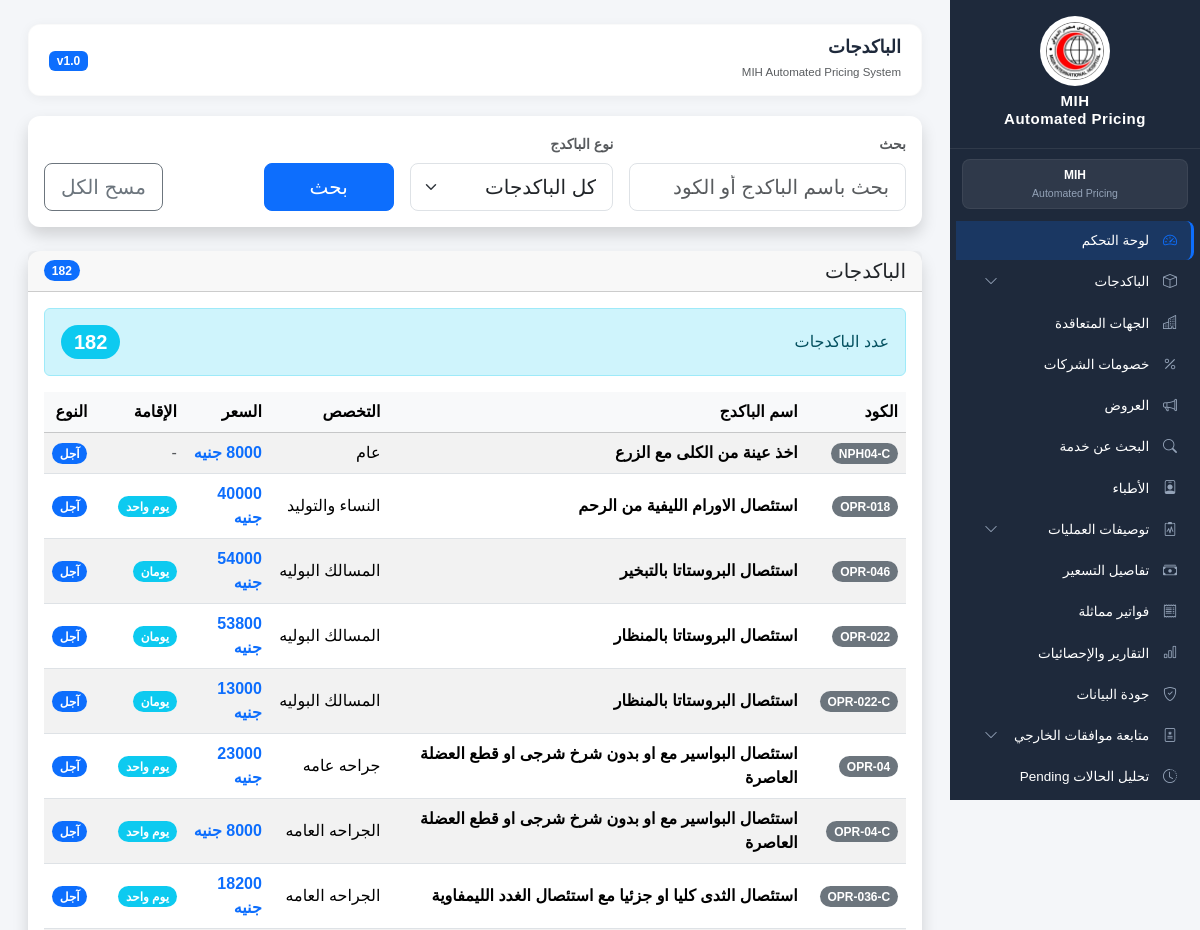
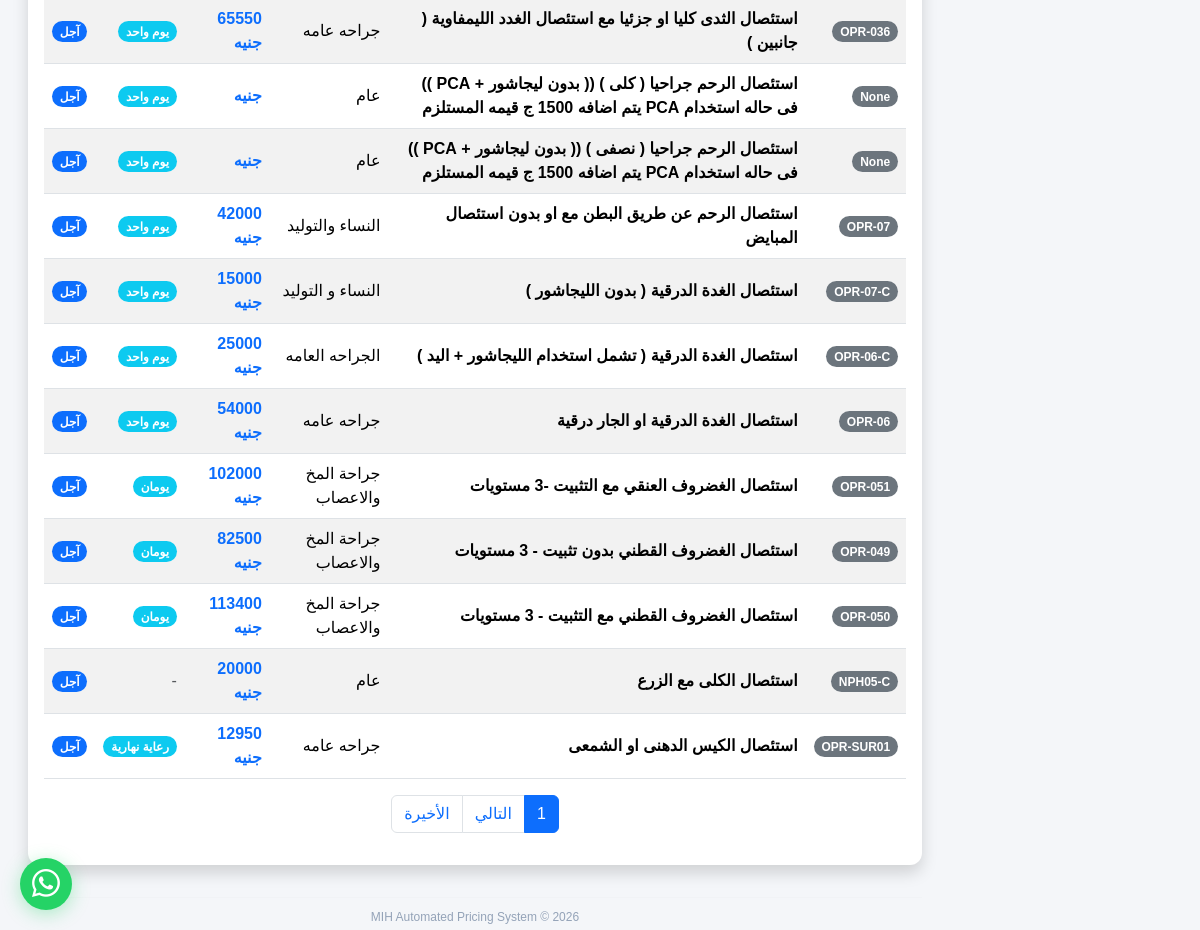
Page /packages/ on the committed database (2 pictures, top to bottom).
### medical_catalog/models.py (models this page shows, shortened)
class Package(models.Model):
    entity = models.ForeignKey(
        'contracts.ContractEntity',  # ✅ استخدم اسم التطبيق بالكامل
        on_delete=models.CASCADE,
        related_name="packages",
        null=True,
        blank=True,
        verbose_name="الجهة المتعاقدة"
    )
    specialty = models.ForeignKey(
        Specialty,
        on_delete=models.PROTECT,
        related_name="packages"
    )
    procedure = models.ForeignKey(
        Procedure,
        on_delete=models.SET_NULL,
        null=True,
        blank=True,
        related_name="packages"
    )
    name = models.CharField(
        max_length=500
    )
    code = models.CharField(
        max_length=100,
        blank=True,
        null=True,
        db_index=True
    )
    base_price = models.DecimalField(
        max_digits=12,
        decimal_places=2,
        blank=True,
        null=True
    )
    stay_duration = models.CharField(
        max_length=100,
        blank=True,
        null=True
    )
    effective_from = models.DateField(
        blank=True,
        null=True
    )
    notes = models.TextField(
        blank=True,
        null=True
    )
    package_note = models.TextField(
    blank=True,
    null=True
    )
    is_cash_package = models.BooleanField(
        default=False
    )
    contract_type = models.CharField(
        max_length=100,
        blank=True,
        null=True,
        verbose_name="نوع العقد"
    )
    total_without_discount = models.DecimalField(
        max_digits=12,
        decimal_places=2,
        blank=True,
        null=True,
        verbose_name="الإجمالي قبل الخصم"
    )
    total_price = models.DecimalField(
        max_digits=12,
        decimal_places=2,
        blank=True,
        null=True,
        verbose_name="السعر الإجمالي"
    )
    current_discount = models.DecimalField(
        max_digits=5,
        decimal_places=2,
        blank=True,
        null=True,
        verbose_name="الخصم الحالي"
    )
    price_list_applied = models.CharField(
        max_length=255,
        blank=True,
        null=True,
        verbose_name="قائمة الأسعار المطبقة"
    )
    special_offer_price = models.DecimalField(
        max_digits=12,
        decimal_places=2,
        blank=True,
        null=True,
        verbose_name="سعر العرض الخاص"
    )
    special_offer_company = models.CharField(
        max_length=255,
        blank=True,
        null=True,
        verbose_name="شركة العرض الخاص"
    )
    cash_price = models.DecimalField(
        max_digits=12,
        decimal_places=2,
        blank=True,
        null=True,
        verbose_name="السعر النقدي"
    )
    is_active = models.BooleanField(
        default=True
    )
    created_at = models.DateTimeField(auto_now_add=True)
    updated_at = models.DateTimeField(auto_now=True)
    class Meta:
        verbose_name = "الباكدج"
        verbose_name_plural = "الباكدجات"
        ordering = ["name"]
        indexes = [
            models.Index(fields=["specialty"]),
            models.Index(fields=["entity"]),  # ✅ إضافة فهرس للـ entity
        ]

class Specialty(models.Model):
    name = models.CharField(
        max_length=255,
        unique=True,
        verbose_name="اسم التخصص"
    )
    color = models.CharField(
        max_length=50,
        blank=True,
        null=True,
        verbose_name="اللون"
    )
    icon = models.CharField(
        max_length=100,
        blank=True,
        null=True,
        verbose_name="الأيقونة"
    )
    is_active = models.BooleanField(default=True)
    created_at = models.DateTimeField(auto_now_add=True)
    updated_at = models.DateTimeField(auto_now=True)
    class Meta:
        verbose_name = "التخصص"
        verbose_name_plural = "التخصصات"
        ordering = ["name"]

### frontend/views.py (the view)
def packages(request):
    search = request.GET.get("search", "")
    package_type = request.GET.get("type", "")  # إضافة فلتر النوع
    packages = Package.objects.select_related(
        "specialty"
    ).order_by("name")
    if search:
        packages = packages.filter(
            Q(name__icontains=search) |
            Q(code__icontains=search)
        )
    if package_type == "cash":
        packages = packages.filter(is_cash_package=True)
    elif package_type == "credit":
        packages = packages.filter(is_cash_package=False)
    paginator = Paginator(packages, 20)
    page_number = request.GET.get("page")
    page_obj = paginator.get_page(page_number)
    return render(
        request,
        "frontend/packages.html",
        {
            "page_obj": page_obj,
            "search": search,
            "package_type": package_type,  # إرسال الفلتر إلى template
        }
    )

### frontend/templates/frontend/packages.html (shortened to what this page needs)
{% extends 'frontend/base.html' %}
{% block page_title %}
الباكدجات
{% endblock %}
{% block content %}
<div class="card shadow border-0 hover-shadow">
    <div class="card-body">
        <form method="get">
            <div class="row g-3 align-items-end">
                <div class="col-md-4">
                    <label class="form-label fw-bold small text-muted">
                         بحث
                    </label>
                    <input
                        type="text"
                        name="search"
                        class="form-control form-control-lg"
                        placeholder="بحث باسم الباكدج أو الكود"
                        value="{{ search }}"
                    >
                </div>
                <div class="col-md-3">
                    <label class="form-label fw-bold small text-muted">
                         نوع الباكدج
                    </label>
                    <select
                        name="type"
                        class="form-select form-select-lg">
                        <option value="">
                            كل الباكدجات
                        </option>
                    </select>
                </div>
                <div class="col-md-2">
                    <button class="btn btn-primary btn-lg w-100">
                         بحث
                    </button>
                </div>
                <div class="col-md-3 text-end">
                    <a href="{% url 'packages' %}" class="btn btn-outline-secondary btn-lg">
                         مسح الكل
                    </a>
                </div>
            </div>
        </form>
    </div>
</div>
<div class="card shadow border-0 mt-4 hover-shadow">
    <div class="card-header d-flex justify-content-between align-items-center">
        <h5 class="mb-0">
            الباكدجات
        </h5>
        <span class="badge bg-primary rounded-pill">
            {{ page_obj.paginator.count }}
        </span>
    </div>
    <div class="card-body">
        <div class="alert alert-info d-flex justify-content-between align-items-center">
            <span>
                عدد الباكدجات
            </span>
            <strong class="badge bg-info rounded-pill fs-5">
                {{ page_obj.paginator.count }}
            </strong>
        </div>
        <div class="table-responsive">
            <table class="table table-hover table-striped align-middle">
                <thead class="table-light">
                    <tr>
                        <th>الكود</th>
                        <th>اسم الباكدج</th>
                        <th>التخصص</th>
                        <th>السعر</th>
                        <th>الإقامة</th>
                        <th>النوع</th>
                    </tr>
                </thead>
                <tbody>
                {% for package in page_obj %}
                    <tr>
                        <td>
                            <span class="badge bg-secondary rounded-pill">
                                {{ package.code }}
                            </span>
                        </td>
                        <td>
                            <strong>{{ package.name }}</strong>
                        </td>
                        <td>
                            {{ package.specialty.name }}
                        </td>
                        <td>
                            <span class="text-primary fw-bold">
                                {{ package.base_price|floatformat:0 }} جنيه
                            </span>
                        </td>
                        <td>
                            {% if package.stay_duration and package.stay_duration != "nan" %}
                                <span class="badge bg-info rounded-pill">
                                    {{ package.stay_duration }}
                                </span>
                            {% else %}
                                <span class="text-muted">-</span>
                            {% endif %}
                        </td>
                        <td>
                            {% if package.is_cash_package %}
                                <span class="badge bg-success rounded-pill">
                                    <i class="fas fa-money-bill-wave"></i> نقدي
                                </span>
                            {% else %}
                                <span class="badge bg-primary rounded-pill">
                                     آجل
                                </span>
                            {% endif %}
                        </td>
                    </tr>
                {% endfor %}
                </tbody>
            </table>
        </div>
        <nav>
            <ul class="pagination justify-content-center">
                <li class="page-item active">
                    <span class="page-link">
                        {{ page_obj.number }}
                    </span>
                </li>
                {% if page_obj.has_next %}
                <li class="page-item">
                    <a class="page-link"
                       href="?page={{ page_obj.next_page_number }}&search={{ search }}&type={{ package_type }}">
                        التالي
                    </a>
                </li>
                <li class="page-item">
                    <a class="page-link"
                       href="?page={{ page_obj.paginator.num_pages }}&search={{ search }}&type={{ package_type }}">
                        الأخيرة
                    </a>
                </li>
                {% endif %}
            </ul>
        </nav>
    </div>
</div>
{% endblock %}

### frontend/templates/frontend/base.html (shortened to what this page needs)
{% load static %}
<!DOCTYPE html>
<html lang="ar" dir="rtl">
<head>
    <link href="https://cdn.jsdelivr.net/npm/bootstrap@5.3.3/dist/css/bootstrap.rtl.min.css"
          rel="stylesheet">
    <link href="https://cdn.jsdelivr.net/npm/bootstrap-icons@1.11.3/font/bootstrap-icons.min.css"
          rel="stylesheet">
</head>
<body>
<div class="sidebar" id="sidebar">
    <a href="/" class="text-decoration-none">
        <div class="logo-box">
            <img src="{% static 'images/logo.jpeg' %}"
                 alt="MIH Logo">
            <h4>
                MIH
                <br>
                Automated Pricing
            </h4>
        </div>
    </a>
    <div class="sidebar-alert">
        <div class="alert text-center py-1 mb-0">
            <strong>MIH</strong>
            <br>
            <small>Automated Pricing</small>
        </div>
    </div>
    <ul class="menu-list">
        <li class="menu-item">
            <a class="menu-link active" href="{% url 'home' %}">
                <i class="bi bi-speedometer2"></i>
                لوحة التحكم
            </a>
        </li>
<li class="menu-item">
    <a class="menu-link"
       data-bs-toggle="collapse"
       href="#packagesMenu"
       role="button"
       aria-expanded="false">
        <i class="bi bi-box"></i>
        الباكدجات
        <i class="bi bi-chevron-down menu-arrow"></i>
    </a>
</li>
        <li class="menu-item">
            <a class="menu-link" href="{% url 'contract_entities' %}">
                <i class="bi bi-buildings"></i>
                الجهات المتعاقدة
            </a>
        </li>
        <li class="menu-item">
            <a class="menu-link" href="{% url 'company_discounts' %}">
                <i class="bi bi-percent"></i>
                خصومات الشركات
            </a>
        </li>
        <li class="menu-item">
            <a class="menu-link" href="#">
                <i class="bi bi-megaphone"></i>
                العروض
            </a>
        </li>
        <li class="menu-item">
            <a class="menu-link" href="{% url 'service_search' %}">
                <i class="bi bi-search"></i>
                البحث عن خدمة
            </a>
        </li>
        <li class="menu-item">
            <a class="menu-link" href="{% url 'doctors_list' %}">
                <i class="bi bi-person-badge"></i>
                الأطباء
            </a>
        </li>
        <li class="menu-item">
            <a class="menu-link"
               data-bs-toggle="collapse"
               href="#operationsMenu"
               role="button"
               aria-expanded="false">
                <i class="bi bi-clipboard2-pulse"></i>
                توصيفات العمليات
                <i class="bi bi-chevron-down menu-arrow"></i>
            </a>
        </li>
        <li class="menu-item">
            <a class="menu-link" href="{% url 'pricing_details' %}">
                <i class="bi bi-cash-stack"></i>
                تفاصيل التسعير
            </a>
        </li>
        <li class="menu-item">
            <a class="menu-link" href="{% url 'similar_invoices' %}">
                <i class="bi bi-receipt"></i>
                فواتير مماثلة
            </a>
        </li>
        <li class="menu-item">
            <a class="menu-link" href="{% url 'reports' %}">
                <i class="bi bi-bar-chart"></i>
                التقارير والإحصائيات
            </a>
        </li>
        <li class="menu-item">
            <a class="menu-link" href="{% url 'quality_dashboard' %}">
                <i class="bi bi-shield-check"></i>
                جودة البيانات
            </a>
        </li>
        <li class="menu-item">
            <a class="menu-link"
               data-bs-toggle="collapse"
               href="#approvalMenu"
               role="button"
               aria-expanded="false">
                <i class="bi bi-file-medical"></i>
                متابعة موافقات الخارجي
                <i class="bi bi-chevron-down menu-arrow"></i>
            </a>
        </li>
        <li class="menu-item">
            <a class="menu-link" href="{% url 'pending_analysis' %}">
                <i class="bi bi-clock-history"></i>
                تحليل الحالات Pending
            </a>
        </li>
        <li class="menu-item">
            <a class="menu-link"
               data-bs-toggle="collapse"
               href="#priceListMenu"
               role="button"
               aria-expanded="false">
            </a>
        </li>
    </ul>
</div>
<div class="content">
    <div class="topbar">
        <div class="d-flex justify-content-between align-items-center">
            <div>
                <h4 class="mb-0">
                    {% block page_title %}{% endblock %}
                </h4>
                <small class="text-muted">
                    MIH Automated Pricing System
                </small>
            </div>
            <div>
                <span class="badge bg-primary">
                    v1.0
                </span>
            </div>
        </div>
    </div>
    {% block content %}
    {% endblock %}
    <footer class="footer">
        <hr>
        MIH Automated Pricing System © 2026
    </footer>
</div>
<a href="#"
   class="whatsapp-btn">
    <i class="bi bi-whatsapp"></i>
</a>
</body>
</html>

### rows in the picture
Package: code "NPH04-C", name "اخذ عينة من الكلى مع الزرع", specialty.name "عام", base_price "8000", is_cash_package "آجل"
Package: code "OPR-018", name "استئصال الاورام الليفية من الرحم", specialty.name "النساء والتوليد", base_price "40000", stay_duration "يوم واحد", is_cash_package "آجل"
Package: code "OPR-046", name "استئصال البروستاتا بالتبخير", specialty.name "المسالك البوليه", base_price "54000", stay_duration "يومان", is_cash_package "آجل"
Package: code "OPR-022", name "استئصال البروستاتا بالمنظار", specialty.name "المسالك البوليه", base_price "53800", stay_duration "يومان", is_cash_package "آجل"
Package: code "OPR-022-C", name "استئصال البروستاتا بالمنظار", specialty.name "المسالك البوليه", base_price "13000", stay_duration "يومان", is_cash_package "آجل"
Package: code "OPR-04", name "استئصال البواسير مع او بدون شرخ شرجى او قطع العضلة العاصرة", specialty.name "جراحه عامه", base_price "23000", stay_duration "يوم واحد", is_cash_package "آجل"
Package: code "OPR-04-C", name "استئصال البواسير مع او بدون شرخ شرجى او قطع العضلة العاصرة", specialty.name "الجراحه العامه", base_price "8000", stay_duration "يوم واحد", is_cash_package "آجل"
Package: code "OPR-036-C", name "استئصال الثدى كليا او جزئيا مع استئصال الغدد الليمفاوية", specialty.name "الجراحه العامه", base_price "18200", stay_duration "يوم واحد", is_cash_package "آجل"
Package: code "OPR-036", name "استئصال الثدى كليا او جزئيا مع استئصال الغدد الليمفاوية ( جانبين )", specialty.name "جراحه عامه", base_price "65550", stay_duration "يوم واحد", is_cash_package "آجل"
Package: code "None", name "استئصال الرحم جراحيا ( كلى ) (( بدون ليجاشور + PCA )) فى حاله استخدام PCA يتم اضافه 1500 ج قيمه المستلزم", specialty.name "عام", stay_duration "يوم واحد", is_cash_package "آجل"
Package: code "None", name "استئصال الرحم جراحيا ( نصفى ) (( بدون ليجاشور + PCA )) فى حاله استخدام PCA يتم اضافه 1500 ج قيمه المستلزم", specialty.name "عام", stay_duration "يوم واحد", is_cash_package "آجل"
Package: code "OPR-07", name "استئصال الرحم عن طريق البطن مع او بدون استئصال المبايض", specialty.name "النساء والتوليد", base_price "42000", stay_duration "يوم واحد", is_cash_package "آجل"
Package: code "OPR-07-C", name "استئصال الغدة الدرقية ( بدون الليجاشور )", specialty.name "النساء و التوليد", base_price "15000", stay_duration "يوم واحد", is_cash_package "آجل"
Package: code "OPR-06-C", name "استئصال الغدة الدرقية ( تشمل استخدام الليجاشور + اليد )", specialty.name "الجراحه العامه", base_price "25000", stay_duration "يوم واحد", is_cash_package "آجل"
Package: code "OPR-06", name "استئصال الغدة الدرقية او الجار درقية", specialty.name "جراحه عامه", base_price "54000", stay_duration "يوم واحد", is_cash_package "آجل"
Package: code "OPR-051", name "استئصال الغضروف العنقي مع التثبيت -3 مستويات", specialty.name "جراحة المخ والاعصاب", base_price "102000", stay_duration "يومان", is_cash_package "آجل"
Package: code "OPR-049", name "استئصال الغضروف القطني بدون تثبيت - 3 مستويات", specialty.name "جراحة المخ والاعصاب", base_price "82500", stay_duration "يومان", is_cash_package "آجل"
Package: code "OPR-050", name "استئصال الغضروف القطني مع التثبيت - 3 مستويات", specialty.name "جراحة المخ والاعصاب", base_price "113400", stay_duration "يومان", is_cash_package "آجل"
Package: code "NPH05-C", name "استئصال الكلى مع الزرع", specialty.name "عام", base_price "20000", is_cash_package "آجل"
Package: code "OPR-SUR01", name "استئصال الكيس الدهنى او الشمعى", specialty.name "جراحه عامه", base_price "12950", stay_duration "رعاية نهارية", is_cash_package "آجل"

### other values in the picture
{{ page_obj.paginator.count }} "182"
{{ page_obj.number }} "1"
